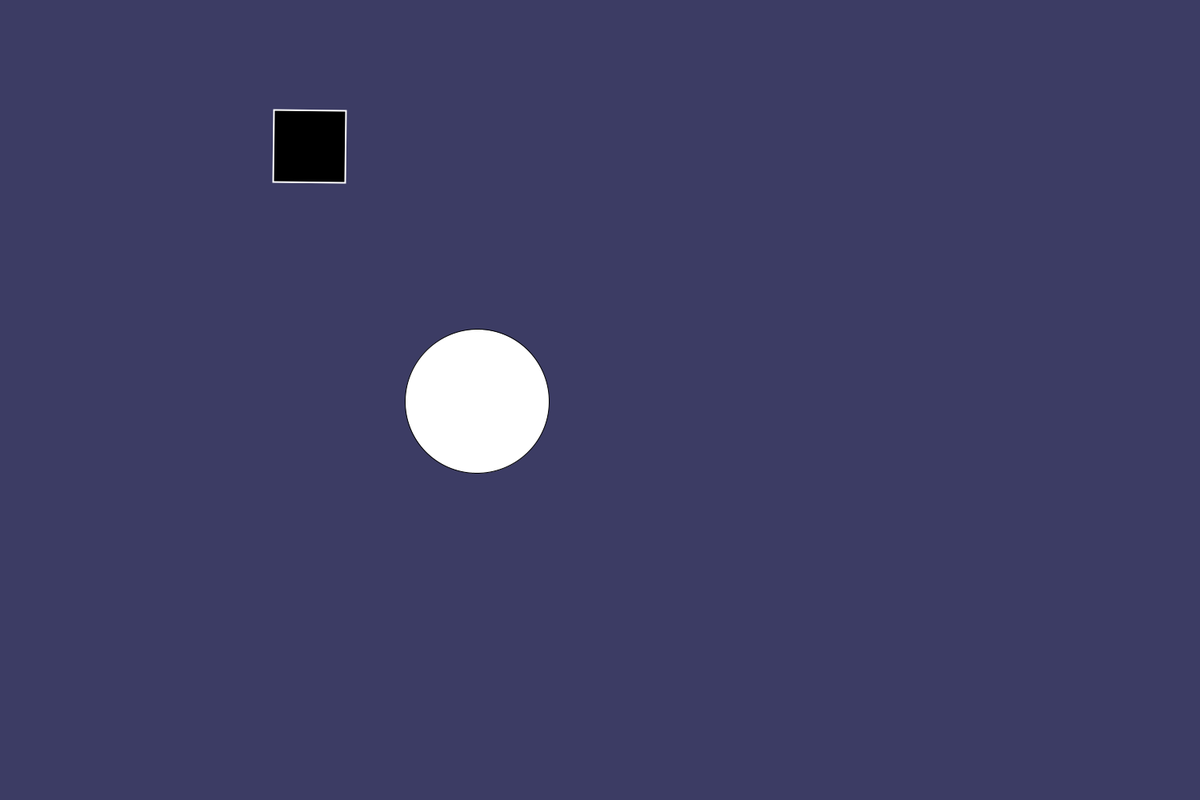
Frame 1 (no input)
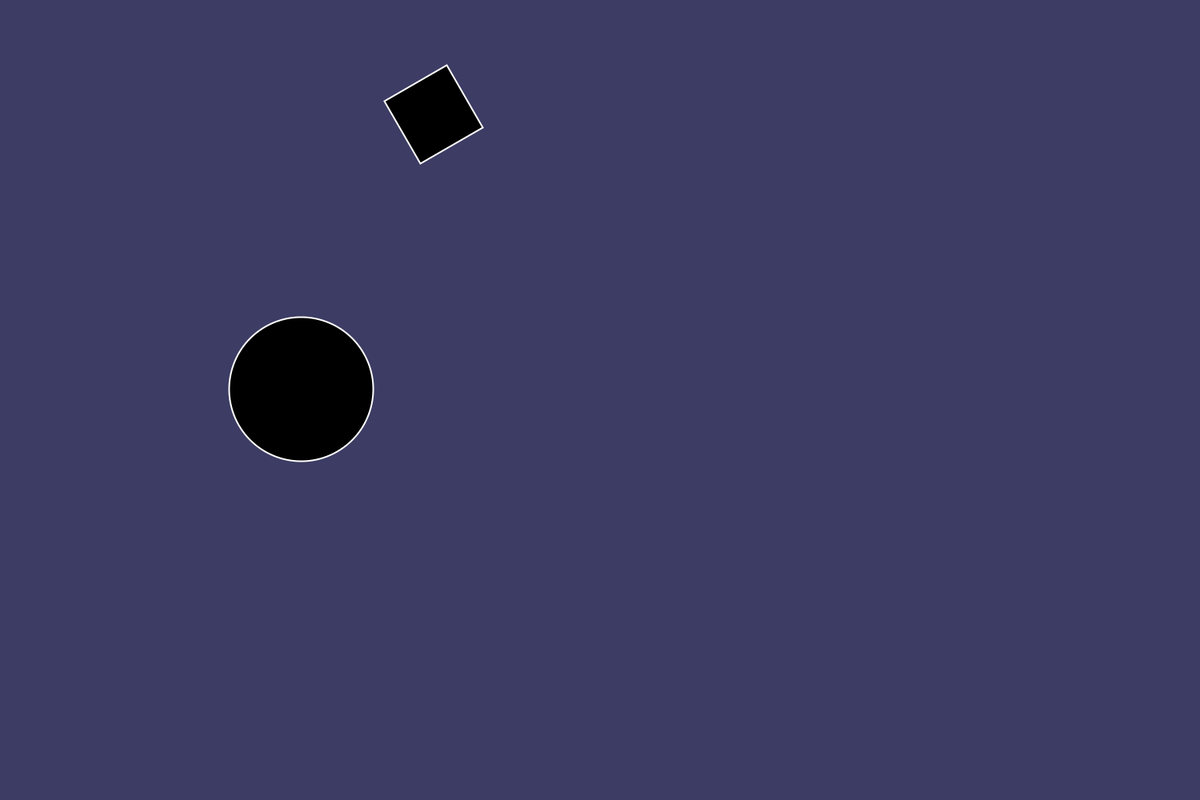
Frame 60 (the mouse pressed at the canvas centre just before this capture)
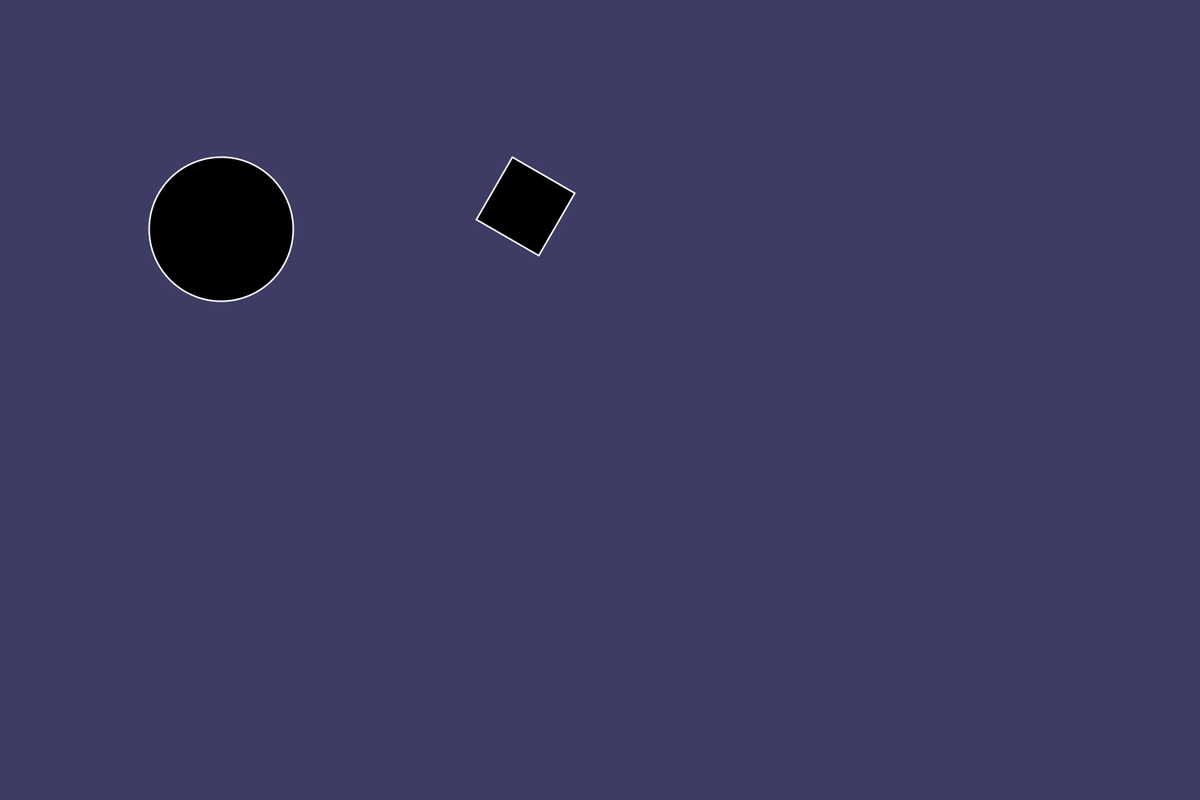
Frame 120 (the mouse held since frame 60 and released just before this capture)

The Processing sketch that drew these frames (run headless with seeded random() and noise(); from frame 60 on, the mouse is pressed at the canvas centre):

// Processing sketch: Class7_YunyiPancake_01
// ── Class7_YunyiPancake_01.pde
int a = 29;
int b = -233;
int c = a + b;
void setup() {
  size(1500, 1000);
}
int value = 0;
void mouseMoved() {
  value = value + 5;
  if (value > 255) {
    value = 50;
  }
}
void draw() {
  background(60, 60, 100);

  pushMatrix();
  // she's trying to move the axis of rotation
  translate(500, 300);

  rotate(radians (+frameCount));
  ellipse(100, 200, 180, 180);
  fill(0);
  stroke(255);
  strokeWeight(2);
  fill(value);
  rect(-160, -160, 90, 90);

  popMatrix();
}
